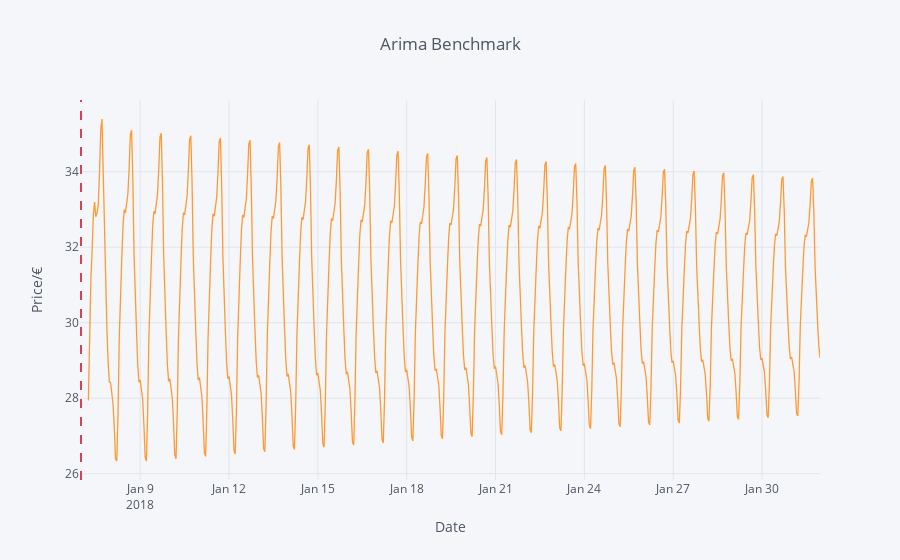

The notebook cell saved with this chart:
### Markdown cell above
Notebook for visualizing and comparing models

### Code cell
from ipywidgets import *
import plotly.graph_objs as go
import chart_studio.plotly as py
import pandas as pd
from data import data_handler, data_formatter
from src.models.model_handler import *
import os
# Cufflinks wrapper on plotly
import cufflinks

# Data science imports
import numpy as np

# Options for pandas
pd.options.display.max_columns = 30

# Display all cell outputs
from IPython.core.interactiveshell import InteractiveShell
InteractiveShell.ast_node_interactivity = 'all'

from plotly.offline import iplot
cufflinks.go_offline()

# Set global theme
cufflinks.set_config_file(world_readable=True, theme='pearl')

# Test period
start_time = "01.01.2018"
end_time = "31.01.2018"

data = data_handler.get_data(start_time, end_time, ["System Price"], os.getcwd())
data = data_formatter.combine_hour_day_month_year_to_datetime_index(data)
split = 150
train, test = data[:split], data[split:]

# Load model
filepath = os.getcwd()
filepath = filepath[:len(filepath) - 18]
filepath += "\\results\\validation\\2018-01-07_2018-01-31\\arima_1.pkl"
arima_tuple = load_pickle(filepath)
forecasts = arima_tuple[3]
forecasts = pd.DataFrame(forecasts,
                         index=test.index)
forecasts.columns = ['System Price']
# train = train.append(forecasts)
forecasts.iplot(
    mode='lines',
    vline=[dict(x=pd.to_datetime('2018-01-07'), color='red', dash='dash', width=2)],
    opacity=0.8,
    size=8,
    symbol=1,
    xTitle='Date',
    yTitle='Price/€',
    title='Arima Benchmark'
)

### Figure 1 — Plotly figure (JSON) as saved in the notebook; plotly's stock layout.template omitted (floating-point values rounded to 4 significant figures; data arrays with more than 128 entries replaced by an {"elided": "..."} marker saying what was removed)
{"data": [{"line": {"color": "rgba(255, 153, 51, 1.0)", "dash": "solid", "shape": "linear", "width": 1.3}, "mode": "lines", "name": "System Price", "text": "", "type": "scatter", "x": {"elided": "594 str values"}, "y": {"elided": "594 float values"}}], "layout": {"legend": {"bgcolor": "#F5F6F9", "font": {"color": "#4D5663"}}, "paper_bgcolor": "#F5F6F9", "plot_bgcolor": "#F5F6F9", "shapes": [{"line": {"color": "#db4052", "dash": "dash", "width": 2}, "type": "line", "x0": "2018-01-07T00:00:00", "x1": "2018-01-07T00:00:00", "xref": "x", "y0": 0, "y1": 1, "yref": "paper"}], "title": "Arima Benchmark", "titlefont": {"color": "#4D5663"}, "xaxis": {"gridcolor": "#E1E5ED", "showgrid": true, "tickfont": {"color": "#4D5663"}, "title": "Date", "titlefont": {"color": "#4D5663"}, "zerolinecolor": "#E1E5ED"}, "yaxis": {"gridcolor": "#E1E5ED", "showgrid": true, "tickfont": {"color": "#4D5663"}, "title": "Price/€", "titlefont": {"color": "#4D5663"}, "zerolinecolor": "#E1E5ED"}}}
